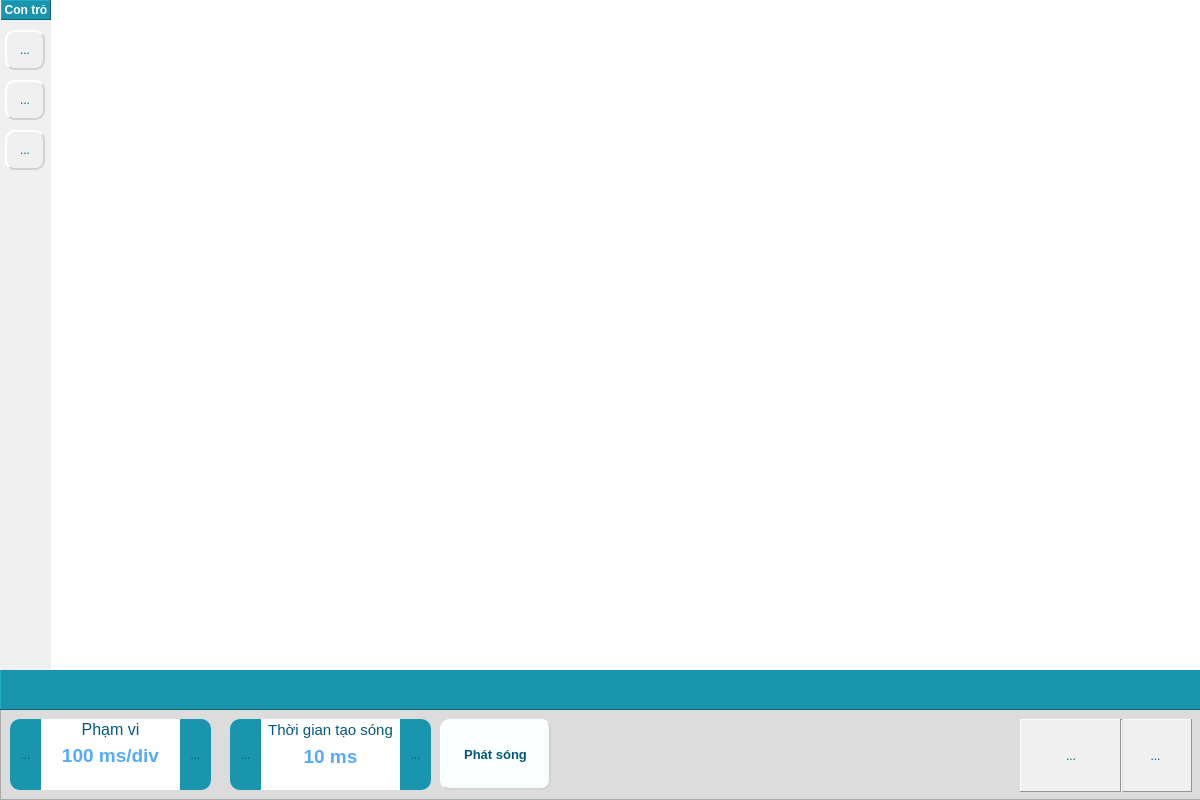
<?xml version="1.0" encoding="UTF-8"?>
<ui version="4.0">
 <class>FrmSensorPracticeSoundWave</class>
 <widget class="QMainWindow" name="FrmSensorPracticeSoundWave">
  <property name="geometry">
   <rect>
    <x>0</x>
    <y>0</y>
    <width>1200</width>
    <height>800</height>
   </rect>
  </property>
  <property name="windowTitle">
   <string>MainWindow</string>
  </property>
  <widget class="QWidget" name="centralwidget">
   <widget class="QFrame" name="frame_Control">
    <property name="geometry">
     <rect>
      <x>0</x>
      <y>669</y>
      <width>1201</width>
      <height>131</height>
     </rect>
    </property>
    <property name="styleSheet">
     <string notr="true">background-color: rgb(220, 220, 220);</string>
    </property>
    <property name="frameShape">
     <enum>QFrame::StyledPanel</enum>
    </property>
    <property name="frameShadow">
     <enum>QFrame::Raised</enum>
    </property>
    <widget class="QFrame" name="frame_scope">
     <property name="geometry">
      <rect>
       <x>10</x>
       <y>50</y>
       <width>201</width>
       <height>71</height>
      </rect>
     </property>
     <property name="styleSheet">
      <string notr="true">QFrame{
background-color: rgb(255, 255, 255);
border: none;
border-style: outset;
border-width: 0px;
border-radius: 10px;
}
</string>
     </property>
     <property name="frameShape">
      <enum>QFrame::Panel</enum>
     </property>
     <property name="frameShadow">
      <enum>QFrame::Raised</enum>
     </property>
     <widget class="QToolButton" name="toolButton_plus">
      <property name="geometry">
       <rect>
        <x>170</x>
        <y>0</y>
        <width>31</width>
        <height>71</height>
       </rect>
      </property>
      <property name="toolTip">
       <string>Xóa thiết bị</string>
      </property>
      <property name="styleSheet">
       <string notr="true">QToolButton#toolButton_plus{
color: rgb(2, 87, 122);
background-color: rgb(25, 149, 173);
border: none;
border-style: outset;
border-width: 0px;
border-top-right-radius: 10px;
border-bottom-right-radius: 10px;
}
QToolButton#toolButton_plus:hover{
background-color: rgb(25, 149, 173);
background-color: rgb(25, 149, 190);
color: rgb(255, 255, 255);
}</string>
      </property>
      <property name="text">
       <string>...</string>
      </property>
      <property name="icon">
       <iconset resource="../chart.qrc">
        <normaloff>:/icon/chart/iconChartPlus_On.jpg</normaloff>:/icon/chart/iconChartPlus_On.jpg</iconset>
      </property>
      <property name="iconSize">
       <size>
        <width>20</width>
        <height>20</height>
       </size>
      </property>
      <property name="autoRaise">
       <bool>true</bool>
      </property>
     </widget>
     <widget class="QToolButton" name="toolButton_minus">
      <property name="geometry">
       <rect>
        <x>0</x>
        <y>0</y>
        <width>31</width>
        <height>71</height>
       </rect>
      </property>
      <property name="toolTip">
       <string>Xóa thiết bị</string>
      </property>
      <property name="styleSheet">
       <string notr="true">QToolButton#toolButton_minus{
color: rgb(2, 87, 122);
background-color: rgb(25, 149, 173);
border: none;
border-style: outset;
border-width: 0px;
border-top-left-radius: 10px;
border-bottom-left-radius: 10px;
}
QToolButton#toolButton_minus:hover{
background-color: rgb(25, 149, 173);
background-color: rgb(25, 149, 190);
color: rgb(255, 255, 255);
}</string>
      </property>
      <property name="text">
       <string>...</string>
      </property>
      <property name="icon">
       <iconset resource="../chart.qrc">
        <normaloff>:/icon/chart/iconChartMinus_On.jpg</normaloff>:/icon/chart/iconChartMinus_On.jpg</iconset>
      </property>
      <property name="iconSize">
       <size>
        <width>20</width>
        <height>20</height>
       </size>
      </property>
      <property name="autoRaise">
       <bool>true</bool>
      </property>
     </widget>
     <widget class="QLabel" name="label_2">
      <property name="geometry">
       <rect>
        <x>40</x>
        <y>0</y>
        <width>121</width>
        <height>21</height>
       </rect>
      </property>
      <property name="font">
       <font>
        <pointsize>12</pointsize>
       </font>
      </property>
      <property name="styleSheet">
       <string notr="true">color: rgb(3, 87, 123);</string>
      </property>
      <property name="text">
       <string>Phạm vi</string>
      </property>
      <property name="alignment">
       <set>Qt::AlignCenter</set>
      </property>
     </widget>
     <widget class="QLabel" name="label_scope">
      <property name="geometry">
       <rect>
        <x>40</x>
        <y>21</y>
        <width>121</width>
        <height>31</height>
       </rect>
      </property>
      <property name="font">
       <font>
        <pointsize>14</pointsize>
        <bold>true</bold>
       </font>
      </property>
      <property name="styleSheet">
       <string notr="true">color: rgb(85, 170, 255);
</string>
      </property>
      <property name="text">
       <string>100 ms/div</string>
      </property>
      <property name="alignment">
       <set>Qt::AlignCenter</set>
      </property>
     </widget>
    </widget>
    <widget class="QFrame" name="frame_play">
     <property name="geometry">
      <rect>
       <x>1020</x>
       <y>50</y>
       <width>172</width>
       <height>73</height>
      </rect>
     </property>
     <property name="styleSheet">
      <string notr="true"/>
     </property>
     <property name="frameShape">
      <enum>QFrame::Panel</enum>
     </property>
     <property name="frameShadow">
      <enum>QFrame::Raised</enum>
     </property>
     <widget class="QToolButton" name="toolButton_toolPause">
      <property name="geometry">
       <rect>
        <x>1</x>
        <y>1</y>
        <width>100</width>
        <height>71</height>
       </rect>
      </property>
      <property name="toolTip">
       <string>Dừng lại (Esc)</string>
      </property>
      <property name="styleSheet">
       <string notr="true">QToolButton{
color: rgb(2, 87, 122);
background-color: rgb(240, 240, 240);
border: none;
border-style: outset;
border-width: 0px;
border-radius: 0px;
}
QToolButton:hover{
background-color: rgb(25, 149, 173);
color: rgb(255, 255, 255);
}</string>
      </property>
      <property name="text">
       <string>...</string>
      </property>
      <property name="icon">
       <iconset resource="../chart.qrc">
        <normaloff>:/icon/chart/iconChartPause_Off.jpg</normaloff>
        <activeoff>:/icon/chart/iconChartPause_On.jpg</activeoff>:/icon/chart/iconChartPause_Off.jpg</iconset>
      </property>
      <property name="iconSize">
       <size>
        <width>80</width>
        <height>80</height>
       </size>
      </property>
      <property name="shortcut">
       <string>Esc</string>
      </property>
      <property name="autoRaise">
       <bool>true</bool>
      </property>
     </widget>
     <widget class="QToolButton" name="toolButton_toolPlay">
      <property name="geometry">
       <rect>
        <x>1</x>
        <y>1</y>
        <width>100</width>
        <height>71</height>
       </rect>
      </property>
      <property name="toolTip">
       <string>Bắt đầu (F1)</string>
      </property>
      <property name="styleSheet">
       <string notr="true">QToolButton{
color: rgb(2, 87, 122);
background-color: rgb(240, 240, 240);
border: none;
border-style: outset;
border-width: 0px;
border-radius: 0px;
}
QToolButton:hover{
background-color: rgb(25, 149, 173);
color: rgb(255, 255, 255);
}</string>
      </property>
      <property name="text">
       <string>...</string>
      </property>
      <property name="icon">
       <iconset resource="../chart.qrc">
        <normaloff>:/icon/chart/iconChartPlay_Off.jpg</normaloff>
        <activeoff>:/icon/chart/iconChartPlay_On.jpg</activeoff>:/icon/chart/iconChartPlay_Off.jpg</iconset>
      </property>
      <property name="iconSize">
       <size>
        <width>80</width>
        <height>80</height>
       </size>
      </property>
      <property name="shortcut">
       <string>F1</string>
      </property>
      <property name="autoRaise">
       <bool>true</bool>
      </property>
     </widget>
     <widget class="QToolButton" name="toolButton_toolClear">
      <property name="geometry">
       <rect>
        <x>100</x>
        <y>1</y>
        <width>71</width>
        <height>71</height>
       </rect>
      </property>
      <property name="toolTip">
       <string>Xóa đồ thị</string>
      </property>
      <property name="styleSheet">
       <string notr="true">QToolButton{
color: rgb(2, 87, 122);
background-color: rgb(240, 240, 240);
border: none;
border-style: outset;
border-width: 0px;
border-radius: 0px;
}
QToolButton:hover{
background-color: rgb(25, 149, 173);
color: rgb(255, 255, 255);
}</string>
      </property>
      <property name="text">
       <string>...</string>
      </property>
      <property name="icon">
       <iconset resource="../chart.qrc">
        <normaloff>:/icon/chart/iconChartClear_Off.jpg</normaloff>
        <activeoff>:/icon/chart/iconChartClear_On.jpg</activeoff>:/icon/chart/iconChartClear_Off.jpg</iconset>
      </property>
      <property name="iconSize">
       <size>
        <width>40</width>
        <height>40</height>
       </size>
      </property>
      <property name="autoRaise">
       <bool>true</bool>
      </property>
     </widget>
     <widget class="Line" name="line_4">
      <property name="geometry">
       <rect>
        <x>100</x>
        <y>0</y>
        <width>3</width>
        <height>73</height>
       </rect>
      </property>
      <property name="orientation">
       <enum>Qt::Vertical</enum>
      </property>
     </widget>
    </widget>
    <widget class="QFrame" name="frame_toolSetup">
     <property name="geometry">
      <rect>
       <x>0</x>
       <y>0</y>
       <width>1201</width>
       <height>41</height>
      </rect>
     </property>
     <property name="styleSheet">
      <string notr="true">QFrame#frame_toolSetup{
	background-color: rgb(25, 149, 173);
    /*background-color: rgb(3, 87, 123);;*/
}</string>
     </property>
     <property name="frameShape">
      <enum>QFrame::Panel</enum>
     </property>
     <property name="frameShadow">
      <enum>QFrame::Raised</enum>
     </property>
    </widget>
    <widget class="QFrame" name="frame_scope_2">
     <property name="geometry">
      <rect>
       <x>230</x>
       <y>50</y>
       <width>201</width>
       <height>71</height>
      </rect>
     </property>
     <property name="styleSheet">
      <string notr="true">QFrame{
background-color: rgb(255, 255, 255);
border: none;
border-style: outset;
border-width: 0px;
border-radius: 10px;
}
</string>
     </property>
     <property name="frameShape">
      <enum>QFrame::Panel</enum>
     </property>
     <property name="frameShadow">
      <enum>QFrame::Raised</enum>
     </property>
     <widget class="QToolButton" name="toolButton_timePlus">
      <property name="geometry">
       <rect>
        <x>170</x>
        <y>0</y>
        <width>31</width>
        <height>71</height>
       </rect>
      </property>
      <property name="toolTip">
       <string>Xóa thiết bị</string>
      </property>
      <property name="styleSheet">
       <string notr="true">QToolButton#toolButton_timePlus{
color: rgb(2, 87, 122);
background-color: rgb(25, 149, 173);
border: none;
border-style: outset;
border-width: 0px;
border-top-right-radius: 10px;
border-bottom-right-radius: 10px;
}
QToolButton#toolButton_timePlus:hover{
background-color: rgb(25, 149, 173);
background-color: rgb(25, 149, 190);
color: rgb(255, 255, 255);
}</string>
      </property>
      <property name="text">
       <string>...</string>
      </property>
      <property name="icon">
       <iconset resource="../chart.qrc">
        <normaloff>:/icon/chart/iconChartPlus_On.jpg</normaloff>:/icon/chart/iconChartPlus_On.jpg</iconset>
      </property>
      <property name="iconSize">
       <size>
        <width>20</width>
        <height>20</height>
       </size>
      </property>
      <property name="autoRaise">
       <bool>true</bool>
      </property>
     </widget>
     <widget class="QToolButton" name="toolButton_timeMinus">
      <property name="geometry">
       <rect>
        <x>0</x>
        <y>0</y>
        <width>31</width>
        <height>71</height>
       </rect>
      </property>
      <property name="toolTip">
       <string>Xóa thiết bị</string>
      </property>
      <property name="styleSheet">
       <string notr="true">QToolButton#toolButton_timeMinus{
color: rgb(2, 87, 122);
background-color: rgb(25, 149, 173);
border: none;
border-style: outset;
border-width: 0px;
border-top-left-radius: 10px;
border-bottom-left-radius: 10px;
}
QToolButton#toolButton_timeMinus:hover{
background-color: rgb(25, 149, 173);
background-color: rgb(25, 149, 190);
color: rgb(255, 255, 255);
}</string>
      </property>
      <property name="text">
       <string>...</string>
      </property>
      <property name="icon">
       <iconset resource="../chart.qrc">
        <normaloff>:/icon/chart/iconChartMinus_On.jpg</normaloff>:/icon/chart/iconChartMinus_On.jpg</iconset>
      </property>
      <property name="iconSize">
       <size>
        <width>20</width>
        <height>20</height>
       </size>
      </property>
      <property name="autoRaise">
       <bool>true</bool>
      </property>
     </widget>
     <widget class="QLabel" name="label_3">
      <property name="geometry">
       <rect>
        <x>31</x>
        <y>0</y>
        <width>139</width>
        <height>21</height>
       </rect>
      </property>
      <property name="font">
       <font>
        <pointsize>11</pointsize>
       </font>
      </property>
      <property name="styleSheet">
       <string notr="true">color: rgb(3, 87, 123);</string>
      </property>
      <property name="text">
       <string>Thời gian tạo sóng</string>
      </property>
      <property name="alignment">
       <set>Qt::AlignCenter</set>
      </property>
     </widget>
     <widget class="QLabel" name="label_timeLength">
      <property name="geometry">
       <rect>
        <x>40</x>
        <y>22</y>
        <width>121</width>
        <height>31</height>
       </rect>
      </property>
      <property name="font">
       <font>
        <pointsize>14</pointsize>
        <bold>true</bold>
       </font>
      </property>
      <property name="styleSheet">
       <string notr="true">color: rgb(85, 170, 255);
</string>
      </property>
      <property name="text">
       <string>10 ms</string>
      </property>
      <property name="alignment">
       <set>Qt::AlignCenter</set>
      </property>
     </widget>
    </widget>
    <widget class="QToolButton" name="toolButton_setSpeaker">
     <property name="geometry">
      <rect>
       <x>440</x>
       <y>50</y>
       <width>111</width>
       <height>71</height>
      </rect>
     </property>
     <property name="font">
      <font>
       <pointsize>10</pointsize>
       <bold>true</bold>
      </font>
     </property>
     <property name="toolTip">
      <string>Ẩn hiện đồ thị</string>
     </property>
     <property name="styleSheet">
      <string notr="true">QToolButton{
color: rgb(2, 87, 122);
background-color: rgb(250, 255, 255);
border-color: rgb(210, 210, 210);
border-style: outset;
border-width: 2px;
border-radius: 10px;
}
QToolButton:hover{
border-width: 0px;
background-color: rgb(25, 149, 173);
color: rgb(255, 255, 255);
}</string>
     </property>
     <property name="text">
      <string>Phát sóng</string>
     </property>
     <property name="icon">
      <iconset resource="../device.qrc">
       <normaloff>:/icon/device/iconDeviceOff_462.jpg</normaloff>
       <activeoff>:/icon/device/iconDeviceOn_462.jpg</activeoff>:/icon/device/iconDeviceOff_462.jpg</iconset>
     </property>
     <property name="iconSize">
      <size>
       <width>40</width>
       <height>40</height>
      </size>
     </property>
     <property name="toolButtonStyle">
      <enum>Qt::ToolButtonTextUnderIcon</enum>
     </property>
     <property name="autoRaise">
      <bool>true</bool>
     </property>
    </widget>
   </widget>
   <widget class="QGraphicsView" name="graphicsViewChart">
    <property name="geometry">
     <rect>
      <x>50</x>
      <y>0</y>
      <width>1151</width>
      <height>670</height>
     </rect>
    </property>
    <property name="styleSheet">
     <string notr="true">background-color: rgb(255, 255, 255);</string>
    </property>
    <property name="frameShape">
     <enum>QFrame::NoFrame</enum>
    </property>
    <property name="frameShadow">
     <enum>QFrame::Raised</enum>
    </property>
   </widget>
   <widget class="QFrame" name="frame_toolTrack">
    <property name="geometry">
     <rect>
      <x>0</x>
      <y>0</y>
      <width>51</width>
      <height>670</height>
     </rect>
    </property>
    <property name="styleSheet">
     <string notr="true">background-color: rgb(240, 240, 240);</string>
    </property>
    <property name="frameShape">
     <enum>QFrame::NoFrame</enum>
    </property>
    <property name="frameShadow">
     <enum>QFrame::Raised</enum>
    </property>
    <widget class="QToolButton" name="toolButton_toolCrosshair">
     <property name="geometry">
      <rect>
       <x>5</x>
       <y>30</y>
       <width>40</width>
       <height>40</height>
      </rect>
     </property>
     <property name="toolTip">
      <string>Con trỏ chữ thập</string>
     </property>
     <property name="styleSheet">
      <string notr="true">QToolButton{
color: rgb(2, 87, 122);
background-color: rgb(240, 240, 240);
border-color: rgb(210, 210, 210);
border-style: outset;
border-width: 2px;
border-radius: 10px;
}
QToolButton:hover{
border-width: 0px;
background-color: rgb(25, 149, 173);
color: rgb(255, 255, 255);
}</string>
     </property>
     <property name="text">
      <string>...</string>
     </property>
     <property name="icon">
      <iconset resource="../chart.qrc">
       <normaloff>:/icon/chart/iconChartCrosshair_Off.jpg</normaloff>
       <activeoff>:/icon/chart/iconChartCrosshair_On.jpg</activeoff>:/icon/chart/iconChartCrosshair_Off.jpg</iconset>
     </property>
     <property name="iconSize">
      <size>
       <width>30</width>
       <height>30</height>
      </size>
     </property>
     <property name="autoRaise">
      <bool>true</bool>
     </property>
    </widget>
    <widget class="QToolButton" name="toolButton_toolCallout">
     <property name="geometry">
      <rect>
       <x>5</x>
       <y>80</y>
       <width>40</width>
       <height>40</height>
      </rect>
     </property>
     <property name="toolTip">
      <string>Bắt điểm trên đường đồ thị</string>
     </property>
     <property name="styleSheet">
      <string notr="true">QToolButton{
color: rgb(2, 87, 122);
background-color: rgb(240, 240, 240);
border-color: rgb(210, 210, 210);
border-style: outset;
border-width: 2px;
border-radius: 10px;
}
QToolButton:hover{
border-width: 0px;
background-color: rgb(25, 149, 173);
color: rgb(255, 255, 255);
}</string>
     </property>
     <property name="text">
      <string>...</string>
     </property>
     <property name="icon">
      <iconset resource="../chart.qrc">
       <normaloff>:/icon/chart/iconChartCallout_Off.jpg</normaloff>
       <activeoff>:/icon/chart/iconChartCallout_On.jpg</activeoff>:/icon/chart/iconChartCallout_Off.jpg</iconset>
     </property>
     <property name="iconSize">
      <size>
       <width>30</width>
       <height>30</height>
      </size>
     </property>
     <property name="autoRaise">
      <bool>true</bool>
     </property>
    </widget>
    <widget class="QLabel" name="label_6">
     <property name="geometry">
      <rect>
       <x>1</x>
       <y>0</y>
       <width>50</width>
       <height>20</height>
      </rect>
     </property>
     <property name="font">
      <font>
       <bold>true</bold>
      </font>
     </property>
     <property name="styleSheet">
      <string notr="true">color: rgb(255, 255, 255);
background-color: rgb(25, 149, 173);</string>
     </property>
     <property name="frameShape">
      <enum>QFrame::Panel</enum>
     </property>
     <property name="frameShadow">
      <enum>QFrame::Raised</enum>
     </property>
     <property name="text">
      <string>Con trỏ</string>
     </property>
     <property name="alignment">
      <set>Qt::AlignCenter</set>
     </property>
    </widget>
    <widget class="QToolButton" name="toolButton_toolHideSeries">
     <property name="geometry">
      <rect>
       <x>5</x>
       <y>130</y>
       <width>40</width>
       <height>40</height>
      </rect>
     </property>
     <property name="toolTip">
      <string>Ẩn hiện đồ thị</string>
     </property>
     <property name="styleSheet">
      <string notr="true">QToolButton{
color: rgb(2, 87, 122);
background-color: rgb(240, 240, 240);
border-color: rgb(210, 210, 210);
border-style: outset;
border-width: 2px;
border-radius: 10px;
}
QToolButton:hover{
border-width: 0px;
background-color: rgb(25, 149, 173);
color: rgb(255, 255, 255);
}</string>
     </property>
     <property name="text">
      <string>...</string>
     </property>
     <property name="icon">
      <iconset resource="../chart.qrc">
       <normaloff>:/icon/chart/iconSeriesCheck_Off.jpg</normaloff>
       <activeoff>:/icon/chart/iconSeriesCheck_On.jpg</activeoff>:/icon/chart/iconSeriesCheck_Off.jpg</iconset>
     </property>
     <property name="iconSize">
      <size>
       <width>30</width>
       <height>30</height>
      </size>
     </property>
     <property name="autoRaise">
      <bool>true</bool>
     </property>
    </widget>
   </widget>
  </widget>
 </widget>
 <resources>
  <include location="../device.qrc"/>
  <include location="../chart.qrc"/>
 </resources>
 <connections/>
</ui>
